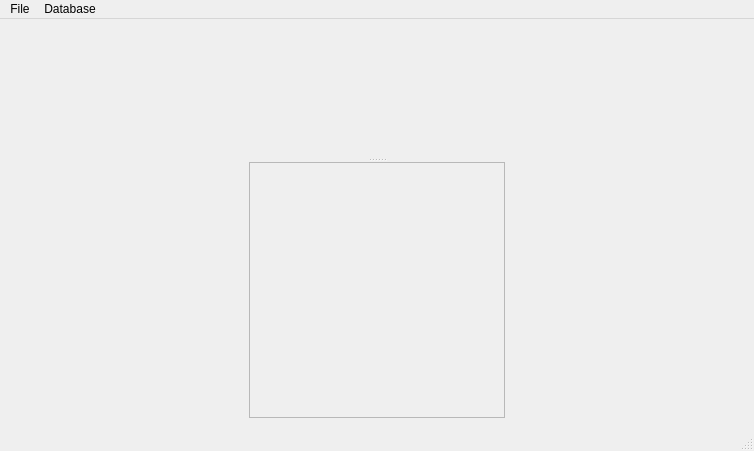
<?xml version="1.0" encoding="UTF-8"?>
<ui version="4.0">
 <class>MainWindow</class>
 <widget class="QMainWindow" name="MainWindow">
  <property name="geometry">
   <rect>
    <x>0</x>
    <y>0</y>
    <width>754</width>
    <height>451</height>
   </rect>
  </property>
  <property name="sizePolicy">
   <sizepolicy hsizetype="Preferred" vsizetype="Preferred">
    <horstretch>0</horstretch>
    <verstretch>0</verstretch>
   </sizepolicy>
  </property>
  <property name="windowTitle">
   <string>MainWindow</string>
  </property>
  <widget class="QWidget" name="centralWidget">
   <property name="sizePolicy">
    <sizepolicy hsizetype="Preferred" vsizetype="Preferred">
     <horstretch>0</horstretch>
     <verstretch>0</verstretch>
    </sizepolicy>
   </property>
   <layout class="QHBoxLayout" name="horizontalLayout_8">
    <item>
     <widget class="QSplitter" name="splitter">
      <property name="sizePolicy">
       <sizepolicy hsizetype="Preferred" vsizetype="Preferred">
        <horstretch>0</horstretch>
        <verstretch>0</verstretch>
       </sizepolicy>
      </property>
      <property name="minimumSize">
       <size>
        <width>0</width>
        <height>0</height>
       </size>
      </property>
      <property name="orientation">
       <enum>Qt::Vertical</enum>
      </property>
      <property name="childrenCollapsible">
       <bool>false</bool>
      </property>
      <widget class="QStackedWidget" name="stackedWidget">
       <property name="sizePolicy">
        <sizepolicy hsizetype="Fixed" vsizetype="Preferred">
         <horstretch>0</horstretch>
         <verstretch>0</verstretch>
        </sizepolicy>
       </property>
       <property name="minimumSize">
        <size>
         <width>256</width>
         <height>128</height>
        </size>
       </property>
       <property name="maximumSize">
        <size>
         <width>256</width>
         <height>16777215</height>
        </size>
       </property>
       <property name="currentIndex">
        <number>0</number>
       </property>
       <widget class="QWidget" name="palettePage">
        <layout class="QVBoxLayout" name="verticalLayout_3">
         <property name="spacing">
          <number>-1</number>
         </property>
         <property name="leftMargin">
          <number>0</number>
         </property>
         <property name="topMargin">
          <number>0</number>
         </property>
         <property name="rightMargin">
          <number>0</number>
         </property>
         <property name="bottomMargin">
          <number>0</number>
         </property>
        </layout>
       </widget>
       <widget class="QWidget" name="eventListPage">
        <layout class="QVBoxLayout" name="verticalLayout">
         <property name="leftMargin">
          <number>0</number>
         </property>
         <property name="topMargin">
          <number>0</number>
         </property>
         <property name="rightMargin">
          <number>0</number>
         </property>
         <property name="bottomMargin">
          <number>0</number>
         </property>
        </layout>
       </widget>
      </widget>
      <widget class="QFrame" name="mapTreeFrame">
       <property name="frameShape">
        <enum>QFrame::StyledPanel</enum>
       </property>
       <property name="frameShadow">
        <enum>QFrame::Raised</enum>
       </property>
       <layout class="QGridLayout" name="gridLayout_2">
        <property name="leftMargin">
         <number>0</number>
        </property>
        <property name="topMargin">
         <number>0</number>
        </property>
        <property name="rightMargin">
         <number>0</number>
        </property>
        <property name="bottomMargin">
         <number>0</number>
        </property>
       </layout>
      </widget>
     </widget>
    </item>
    <item>
     <layout class="QVBoxLayout" name="rightContainer"/>
    </item>
   </layout>
  </widget>
  <widget class="QMenuBar" name="menuBar">
   <property name="geometry">
    <rect>
     <x>0</x>
     <y>0</y>
     <width>754</width>
     <height>22</height>
    </rect>
   </property>
   <widget class="QMenu" name="menuFile">
    <property name="title">
     <string>File</string>
    </property>
    <addaction name="actionNew"/>
    <addaction name="actionOpen"/>
    <addaction name="actionSave"/>
   </widget>
   <widget class="QMenu" name="menuDatabase">
    <property name="title">
     <string>Database</string>
    </property>
   </widget>
   <addaction name="menuFile"/>
   <addaction name="menuDatabase"/>
  </widget>
  <widget class="QStatusBar" name="statusBar"/>
  <action name="actionSave">
   <property name="icon">
    <iconset resource="main.qrc">
     <normaloff>:/main/res/icon/save.xpm</normaloff>:/main/res/icon/save.xpm</iconset>
   </property>
   <property name="text">
    <string>Save</string>
   </property>
  </action>
  <action name="actionOpen">
   <property name="icon">
    <iconset resource="main.qrc">
     <normaloff>:/main/res/icon/test.xpm</normaloff>:/main/res/icon/test.xpm</iconset>
   </property>
   <property name="text">
    <string>Open</string>
   </property>
  </action>
  <action name="actionNew">
   <property name="icon">
    <iconset resource="main.qrc">
     <normaloff>:/main/res/icon/new.xpm</normaloff>:/main/res/icon/new.xpm</iconset>
   </property>
   <property name="text">
    <string>New</string>
   </property>
  </action>
 </widget>
 <layoutdefault spacing="6" margin="11"/>
 <resources>
  <include location="main.qrc"/>
 </resources>
 <connections/>
</ui>
